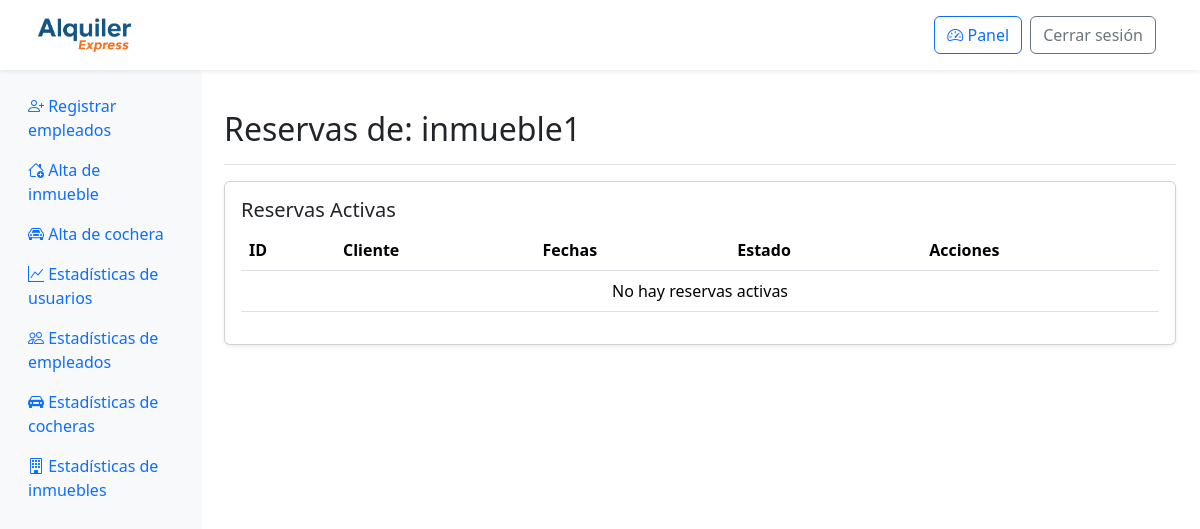
/panel/estado-inmueble/1/ (signed in), run on an earlier commit of the app's database.
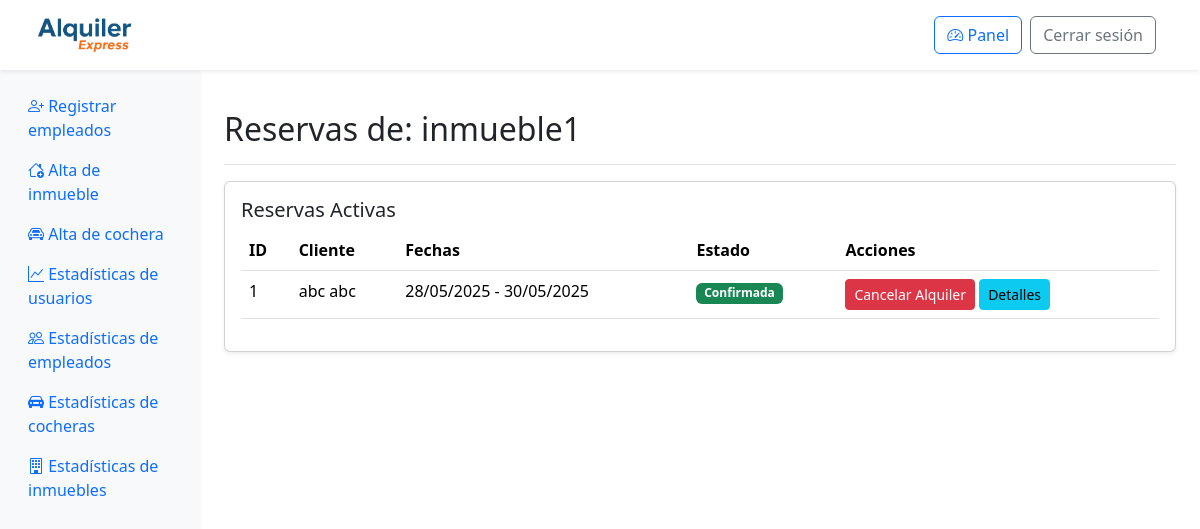
And on a later commit of the database.
### web/models.py (models this page shows, shortened)
class Inmueble(models.Model):
    id_inmueble = models.AutoField(primary_key=True)
    nombre = models.CharField(max_length=100)
    ubicacion = models.TextField()
    provincia = models.ForeignKey(Provincia, on_delete=models.SET_NULL, null=True)
    ciudad = models.ForeignKey(Ciudad, on_delete=models.SET_NULL, null=True)
    descripcion = models.TextField()
    cantidad_banios = models.IntegerField()
    cantidad_ambientes = models.IntegerField()
    cantidad_camas = models.IntegerField()
    cantidad_huespedes = models.IntegerField()
    precio_por_dia = models.DecimalField(max_digits=10, decimal_places=2)
    politica_cancelacion = models.TextField()
    fecha_publicacion = models.DateField()
    cochera = models.BooleanField()
    estado = models.ForeignKey(Estado, on_delete=models.SET_NULL, null=True)

class Reserva(models.Model):
    id_reserva = models.AutoField(primary_key=True)
    fecha_inicio = models.DateField()
    fecha_fin = models.DateField()
    precio_total = models.DecimalField(max_digits=10, decimal_places=2)
    estado = models.ForeignKey(Estado, on_delete=models.SET_NULL, null=True)  # Aquí está el estado FK
    inmueble = models.ForeignKey(Inmueble, null=True, blank=True, on_delete=models.SET_NULL)
    cochera = models.ForeignKey(Cochera, null=True, blank=True, on_delete=models.SET_NULL)
    descripcion = models.TextField()

class Perfil(models.Model):
    id_perfil = models.AutoField(primary_key=True)
    usuario = models.OneToOneField(User, on_delete=models.CASCADE)
    dni = models.CharField(max_length=20)

class Estado(models.Model):
    id_estado = models.AutoField(primary_key=True)
    nombre = models.CharField(max_length=100)

### web/views.py (the view)
# urls.py: path('panel/estado-inmueble/<int:id_inmueble>/', views.admin_inmueble_estado, name='admin_inmueble_estado'),
@login_required
@user_passes_test(is_admin_or_empleado)
def admin_inmueble_estado(request, id_inmueble):
    inmueble = get_object_or_404(Inmueble, id_inmueble=id_inmueble)
    reservas = Reserva.objects.filter(inmueble=inmueble).order_by('-fecha_inicio')
    return render(request, 'admin/admin_inmueble_estado.html', {'inmueble': inmueble, 'reservas': reservas})

### web/views.py (called while the page is built)
def is_admin_or_empleado(user):
    return user.is_authenticated and (user.is_staff or user.groups.filter(name="empleado").exists())

### web/templates/admin/admin_inmueble_estado.html (shortened to what this page needs)
{% extends 'admin/admin_base.html' %}
{% load static %}
{% block admin_content %}
<div class="d-flex justify-content-between flex-wrap flex-md-nowrap align-items-center pt-3 pb-2 mb-3 border-bottom">
  <h1 class="h2">Reservas de: {{ inmueble.nombre }}</h1>
</div>
<div class="card shadow-sm mb-4">
  <div class="card-body">
    <h5 class="card-title">Reservas Activas</h5>
    <div class="table-responsive">
      <table class="table table-hover">
        <thead>
          <tr>
            <th>ID</th>
            <th>Cliente</th>
            <th>Fechas</th>
            <th>Estado</th>
            <th>Acciones</th>
          </tr>
        </thead>
        <tbody>
          {% for reserva in reservas %}
          <tr>
            <td>{{ reserva.id_reserva }}</td>
            <td>
              {% with cliente=reserva.clienteinmueble_set.first.cliente %}
                {{ cliente.usuario.get_full_name|default:cliente.usuario.username }}
              {% endwith %}
            </td>
            <td>{{ reserva.fecha_inicio|date:"d/m/Y" }} - {{ reserva.fecha_fin|date:"d/m/Y" }}</td>
            <td>
              <span class="badge
                {% if reserva.estado.nombre == 'Confirmada' %}bg-success
                {% elif reserva.estado.nombre == 'Cancelada' %}bg-danger
                {% elif reserva.estado.nombre == 'Rechazada' %}bg-secondary
                {% else %}bg-warning{% endif %}">
                {{ reserva.estado.nombre }}
              </span>
            </td>
            <td>
              {% if reserva.estado.nombre == 'Pendiente' %}
                <button class="btn btn-sm btn-success" onclick="showConfirmModal('{{ reserva.id_reserva }}', 'Aprobada')">Aprobar Solicitud</button>
                <button class="btn btn-sm btn-danger" onclick="showConfirmModal('{{ reserva.id_reserva }}', 'Rechazada')">Rechazar Solicitud</button>
              {% elif reserva.estado.nombre == 'Aprobada' %}
                <button class="btn btn-sm btn-success">Esperando Pago...</button>
              {% elif reserva.estado.nombre == 'Pagada' %}
                <button class="btn btn-sm btn-success" onclick="showConfirmModal('{{ reserva.id_reserva }}', 'Confirmada')">Confirmar Pago</button>
                <button class="btn btn-sm btn-danger" onclick="showConfirmModal('{{ reserva.id_reserva }}', 'Cancelada')">Rechazar Pago</button>
              {% elif reserva.estado.nombre == 'Confirmada' %}
                <button class="btn btn-sm btn-danger" onclick="showConfirmModal('{{ reserva.id_reserva }}', 'Cancelada')">Cancelar Alquiler</button>
              {% endif %}
              <a href="#" class="btn btn-sm btn-info">Detalles</a>
            </td>
          </tr>
          {% empty %}
          <tr>
            <td colspan="5" class="text-center">No hay reservas activas</td>
          </tr>
          {% endfor %}
        </tbody>
      </table>
    </div>
  </div>
</div>
{% endblock %}

### web/templates/admin/admin_base.html (shortened to what this page needs)
{% extends 'base.html' %}
{% load static %}
{% load user_groups %}
{% block extra_css %}
<link href="https://cdn.jsdelivr.net/npm/bootstrap-icons/font/bootstrap-icons.css" rel="stylesheet">
{% endblock %}
{% block content %}
  <div class="container-fluid" style="margin-top: 70px;">
    <div class="row">
      <nav class="col-md-3 col-lg-2 d-md-block bg-light sidebar vh-100 shadow-sm">
        <div class="position-sticky pt-3">
          <ul class="nav flex-column">
            {% if user.is_staff %}
              <li class="nav-item">
                <a class="nav-link" href="{% url 'admin_alta_empleados' %}">
                  <i class="bi bi-person-plus"></i> Registrar empleados
                </a>
              </li>
              <li class="nav-item">
                <a class="nav-link" href="{% url 'admin_alta_inmuebles' %}">
                  <i class="bi bi-house-add"></i> Alta de inmueble
                </a>
              </li>
              <li class="nav-item">
                <a class="nav-link" href="{% url 'admin_alta_cocheras' %}">
                  <i class="bi bi-car-front"></i> Alta de cochera
                </a>
              </li>
            {% endif %}
            {% if user.is_staff or user|has_group:"empleado" %}
              <li class="nav-item">
                <a class="nav-link" href="{% url 'admin_estadisticas_usuarios' %}">
                  <i class="bi bi-graph-up"></i> Estadísticas de usuarios
                </a>
              </li>
              <li class="nav-item">
                <a class="nav-link" href="{% url 'admin_estadisticas_empleados' %}">
                  <i class="bi bi-people"></i> Estadísticas de empleados
                </a>
              </li>
              <li class="nav-item">
                <a class="nav-link" href="{% url 'admin_estadisticas_cocheras' %}">
                  <i class="bi bi-car-front-fill"></i> Estadísticas de cocheras
                </a>
              </li>
              <li class="nav-item">
                <a class="nav-link" href="{% url 'admin_estadisticas_inmuebles' %}">
                  <i class="bi bi-building"></i> Estadísticas de inmuebles
                </a>
              </li>
            {% endif %}
          </ul>
        </div>
      </nav>
      <main id="contenido-principal" class="col-md-9 ms-sm-auto col-lg-10 px-md-4 py-4">
        {% block admin_content %}{% endblock %}
      </main>
    </div>
  </div>
{% endblock %}

### web/templates/base.html (shortened to what this page needs)
{% load static %}
{% load user_groups %}
<!DOCTYPE html>
<html lang="es">
<head>
  <link href="https://cdn.jsdelivr.net/npm/bootstrap@5.3.3/dist/css/bootstrap.min.css" rel="stylesheet">
  <link href="https://cdn.jsdelivr.net/npm/bootstrap-icons@1.10.5/font/bootstrap-icons.css" rel="stylesheet">
  <link rel="stylesheet" href="{% static 'css/global.css' %}">
  {% block extra_css %}{% endblock %}
</head>
<body>
  <nav class="navbar navbar-expand-lg navbar-light bg-white fixed-top shadow-sm px-4">
    <div class="navbar__container container-fluid d-flex align-items-center justify-content-between">
      <div class="d-flex align-items-center me-3">
        <a href="{% url 'index' %}">
          <img src="{% static 'img/logo-alquiler-express-2.png' %}" alt="Logo Alquiler Express" class="navbar__icon">
        </a>
      </div>
      <div class="navbar__buttons d-flex align-items-center ms-3">
        {% if user.is_authenticated %}
          {% if user.is_staff or user|has_group:"empleado" %}
            <a href="{% url 'admin_panel' %}" class="btn btn-outline-primary me-2">
              <i class="bi bi-speedometer2"></i> Panel
            </a>
          {% endif %}
          <form action="{% url 'logout' %}" method="post" class="d-inline">
            <button type="submit" class="btn btn-outline-secondary me-2">Cerrar sesión</button>
          </form>
        {% else %}
          <a href="{% url 'login' %}" class="btn btn-outline-secondary me-2">Iniciar sesión</a>
          <a href="{% url 'register' %}" class="btn btn-primary">Registrarse</a>
        {% endif %}
      </div>
    </div>
  </nav>
  {% block content %}{% endblock %}
</body>
</html>

### web/static/css/global.css (style rules this page uses)
:root { --color-azul-alquiler: #005A87; --color-naranja-alquiler: #F26A1B; --color-azul-hover: #004466; --color-naranja-hover: #d85b17; }
.navbar { height: 70px; }
.navbar__container { height: 70px; }
.navbar__icon { height: 40px; }

What changed in the data, as far as the page shows it:
added Reserva: id_reserva "1", clienteinmueble_set.first.cliente.usuario.get_full_name "abc abc", fecha_inicio "28/05/2025", fecha_fin "30/05/2025", estado.nombre "Confirmada"
Also different on the page:
text no longer shown: "No hay reservas activas"
